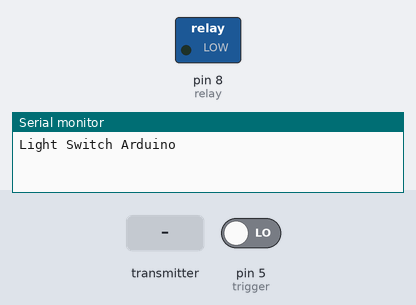
A sketch run on a simulated Arduino Uno, built with avr-gcc and run on an emulated ATmega328P. Shown: switched loads named in the sketch (green lamp = pin HIGH), the last lines printed to the serial monitor. Dashed ring = blinking. The test bench sets the inputs (shaded band); at power-on: pin 5 (trigger) LOW. No radio packets arrive unless stated.

Above: at 1.2 s.
1.3 s: pin 5 (trigger) driven HIGH
At 2.1 s:
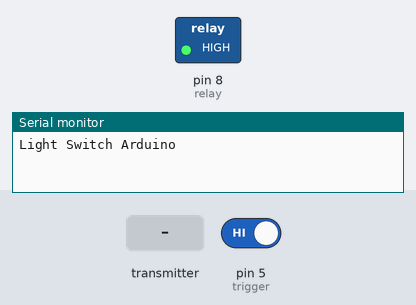
2.8 s: the transmitter starts sending message = 0
At 4.0 s:
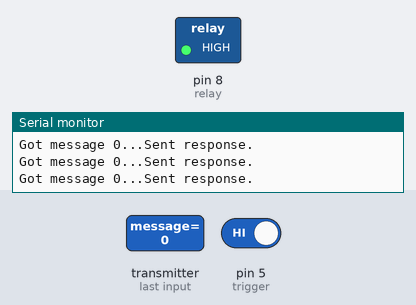
Timing chart, 0 to 57.4 s (numbered marks = the images above; inputs shaded):
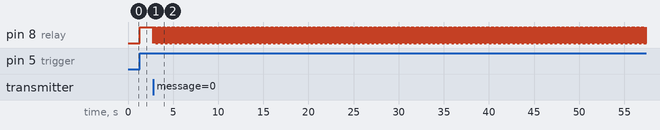

Measured:
- after the input at 1.3 s, pin 8 (relay): LOW → HIGH at once
- after the input at 2.8 s, pin 8 (relay): alternates HIGH for 0.03 s and LOW for 0.02 s, starting at once

The sketch:

arduinoNano_1ralay_motionSensor.ino
```cpp
// (licence header left out)
 /*
  Hack.lenotta.com
  Modified code of Getting Started RF24 Library
  It will switch a relay on if receive a message with text 1,
  turn it off otherwise.
  Edo
 */

#include <SPI.h>
#include "nRF24L01.h"
#include "RF24.h"
#include "printf.h"

int relay = 8;	            // the number of the relay pin
int trigger = 5;	    // the number of the trigger pin
int relayStatus = LOW;	    // the current state of the relay
int triggerStatus = 0;      // variable for trigger (button, motion sensor etc.) status
int lastUser = 0;           // variable for last user that have changed relay status (0 = doesn't matter, 1 = motion, 2 = remote)
unsigned long time;         // variable for delay time

//
// Hardware conf
//

// Set up nRF24L01 radio on SPI bus plus pins 9 & 10
RF24 radio(9,10);

//
// Topology
//

// Radio pipe addresses for the 2 nodes to communicate.
const uint64_t pipes[2] = { 0xF0F0F0F0F2LL, 0xF0F0F0F0D2LL };

void setup(void)
{

  Serial.begin(57600);
  pinMode(relay, OUTPUT);              // relay pin work mode
  pinMode(trigger, INPUT);	       // trigger pin work mode
  digitalWrite(relay, LOW);
  printf_begin();
  printf("\nLight Switch Arduino\n\r");

  // Setup and configure RF radio
  radio.begin();
  radio.setRetries(15,15);

  radio.openWritingPipe(pipes[0]);
  radio.openReadingPipe(1,pipes[1]);
  radio.startListening();
  radio.printDetails();
}

void loop(void)
{

    // read the state of the pushbutton value:
    triggerStatus = digitalRead(trigger);
    relayStatus = digitalRead(relay);

    // check if the pushbutton is pressed.
    if (triggerStatus == HIGH && relayStatus == LOW) {
        relayStatus = HIGH;
        lastUser = 1;
        time = millis();
    }

    else if (triggerStatus == HIGH && relayStatus == HIGH && lastUser == 1 ) {
        time = millis();
    }

    else if (triggerStatus == LOW && relayStatus == HIGH && lastUser != 2 && millis() - time >= 180000 ) {
        relayStatus = LOW;
        lastUser = 1;
    }

    digitalWrite(relay, relayStatus);


    // if there is data ready
    if ( radio.available() )
    {
      // Dump the payloads until we've gotten everything
      unsigned long message;
      bool done = false;
      while (!done)
      {
        // Fetch the payload, and see if this was the last one.
        done = radio.read( &message, sizeof(unsigned long) );

        // Spew it
        printf("Got message %lu...",message);
        if (message == 11) {
			digitalWrite(relay, HIGH);
			relayStatus = HIGH;
                        lastUser = 2;
	}

	if (message == 10) {
			digitalWrite(relay, LOW);
			relayStatus = LOW;
                        lastUser = 2;
	}

        if (message == 0) {
			digitalWrite(relay, LOW);
			relayStatus = LOW;
                        lastUser = 2;
        }

		// Delay just a little bit to let the other unit
		// make the transition to receiver
		delay(20);
      }

      // First, stop listening so we can talk
      radio.stopListening();

      // Send the final one back.
      radio.write( &message, sizeof(unsigned long) );
      printf("Sent response.\n\r");

      // Now, resume listening so we catch the next packets.
      radio.startListening();
    }

}
```

printf.h
```cpp
// (licence header left out)
/**
 * @file printf.h
 *
 * Setup necessary to direct stdout to the Arduino Serial library, which
 * enables 'printf'
 */

#ifndef __PRINTF_H__
#define __PRINTF_H__

#ifdef ARDUINO

int serial_putc( char c, FILE * )
{
  Serial.write( c );

  return c;
}

void printf_begin(void)
{
  fdevopen( &serial_putc, 0 );
}

#else
#error This example is only for use on Arduino.
#endif // ARDUINO

#endif // __PRINTF_H__
```
